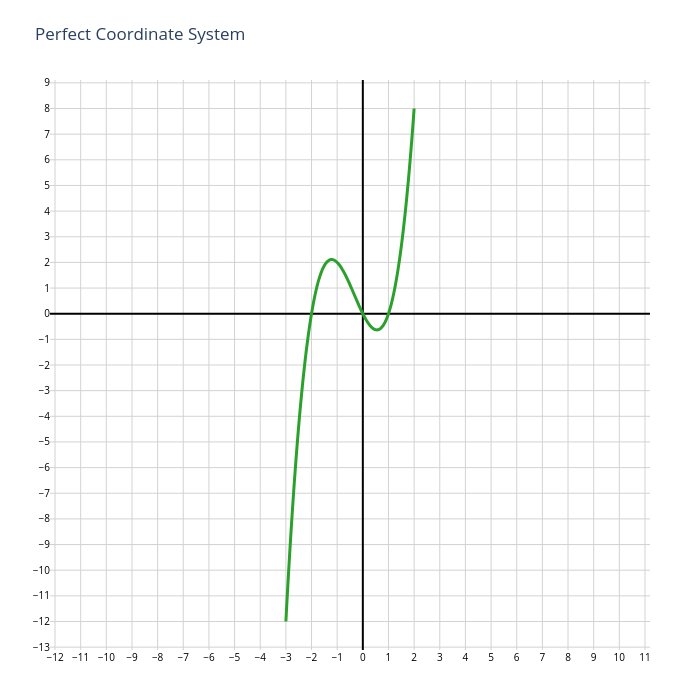

This figure's notebook cell:
### Code cell
import plotly.graph_objects as go
import numpy as np

class MathGrapher:
    def __init__(self, func, x_range=(-5, 5), title="Perfect Coordinate System"):
        self.x_start, self.x_end = x_range
        
        # 1. 데이터 생성
        x = np.linspace(self.x_start, self.x_end, 300)
        y = func(x)
        
        # 2. 그래프 객체 생성
        self.fig = go.Figure()
        
        # 3. 곡선 추가
        self.fig.add_trace(go.Scatter(
            x=x, y=y,
            mode='lines',
            line=dict(color='#2ca02c', width=3, shape='spline', smoothing=1.3),
            hoverinfo='x+y'
        ))

        # 4. 레이아웃 설정 (숫자를 축 안쪽으로 이동)
        self.fig.update_layout(
            title=title,
            template="plotly_white",
            xaxis=dict(
                range=[self.x_start, self.x_end],
                showgrid=True, gridcolor='LightGrey',
                zeroline=True, zerolinewidth=2, zerolinecolor='Black',
                
                # --- 숫자를 축(0점) 근처로 보내는 핵심 설정 ---
                anchor="free",
                position=0,       # y=0 지점에 x축 고정
                tickmode='linear', dtick=1,
                tickfont=dict(size=10, color='black'),
                ticklabelposition="inside top", # 숫자를 축 선 안쪽(위쪽)으로
                showticklabels=True,
            ),
            yaxis=dict(
                # y축 범위는 데이터에 따라 자동 조절되지만 0을 포함하도록 설정
                showgrid=True, gridcolor='LightGrey',
                zeroline=True, zerolinewidth=2, zerolinecolor='Black',
                
                # --- 숫자를 축(0점) 근처로 보내는 핵심 설정 ---
                anchor="free",
                position=0,       # x=0 지점에 y축 고정
                scaleanchor="x", scaleratio=1,
                tickmode='linear', dtick=1,
                tickfont=dict(size=10, color='black'),
                ticklabelposition="inside right", # 숫자를 축 선 안쪽(오른쪽)으로
                showticklabels=True,
            ),
            width=700, height=700,
            showlegend=False,
            margin=dict(l=50, r=50, t=80, b=50)
        )

    def show(self):
        self.fig.show()

# --- 실행 ---
graph = MathGrapher(lambda x: (x+2)*x*(x-1), (-3, 2))
graph.show()

### Figure 1 — Plotly figure (JSON) as saved in the notebook; plotly's stock layout.template omitted (floating-point values rounded to 4 significant figures; data arrays with more than 128 entries replaced by an {"elided": "..."} marker saying what was removed)
{"data": [{"hoverinfo": "x+y", "line": {"color": "#2ca02c", "shape": "spline", "smoothing": 1.3, "width": 3}, "mode": "lines", "type": "scatter", "x": {"elided": "300 float values"}, "y": {"elided": "300 float values"}}], "layout": {"height": 700, "margin": {"b": 50, "l": 50, "r": 50, "t": 80}, "showlegend": false, "title": {"text": "Perfect Coordinate System"}, "width": 700, "xaxis": {"anchor": "free", "dtick": 1, "gridcolor": "LightGrey", "position": 0, "range": [-3, 2], "showgrid": true, "showticklabels": true, "tickfont": {"color": "black", "size": 10}, "ticklabelposition": "inside top", "tickmode": "linear", "zeroline": true, "zerolinecolor": "Black", "zerolinewidth": 2}, "yaxis": {"anchor": "free", "dtick": 1, "gridcolor": "LightGrey", "position": 0, "scaleanchor": "x", "scaleratio": 1, "showgrid": true, "showticklabels": true, "tickfont": {"color": "black", "size": 10}, "ticklabelposition": "inside right", "tickmode": "linear", "zeroline": true, "zerolinecolor": "Black", "zerolinewidth": 2}}}
